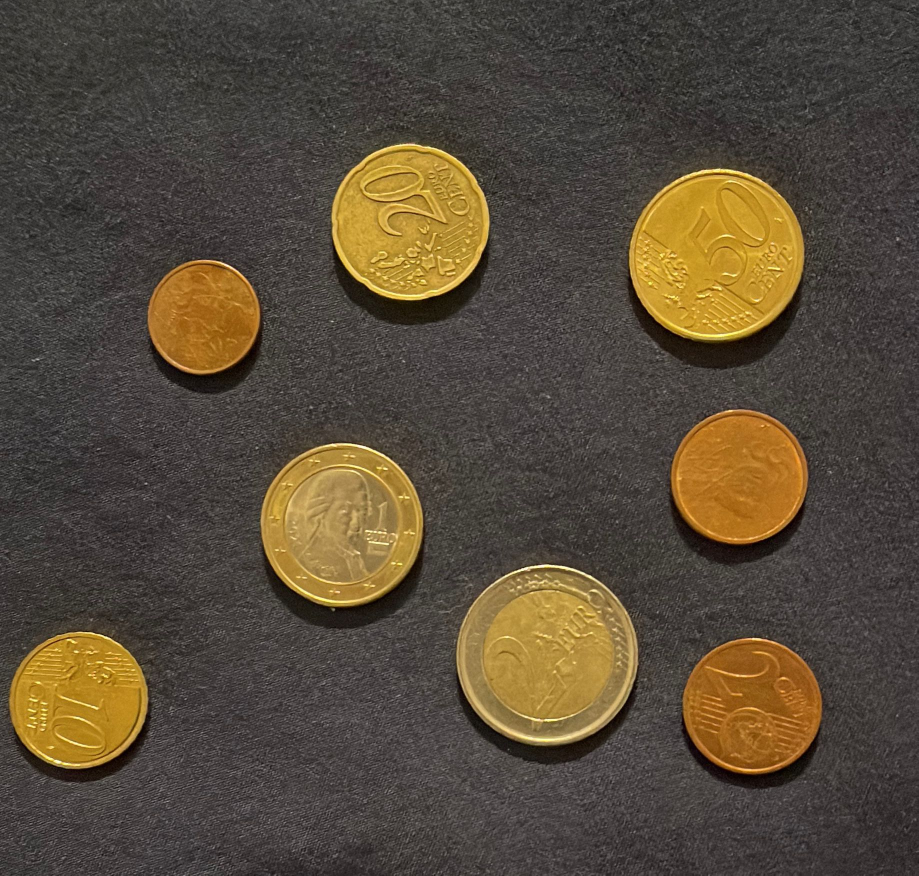
#> input picture img_pieces/15.jpeg, 1837 x 1751 px (shown at 1/2 size)
$ python -i detection_utils.py   (imports and definitions only)
#> lines starting #> are read from the running program, lines starting #| are printed output that depends on the picture; after the words box and inside, x2 and y2 are one past the last pixel; in counts of white or black regions, pixels touching at a corner belong together
#> further down, picture is the input picture: shape (1751, 1837, 3); mean B, G, R 57.7, 74.9, 86.7
### preproc.py
# finalement pre traitement qu'on garde pour la detection des pieces
import cv2

def pretraitement(img):
    """
    Prétraitement HSV V : robuste éclairage/textures.
    """
    hsv = cv2.cvtColor(img, cv2.COLOR_BGR2HSV)
#> hsv: shape (1751, 1837, 3); mean H, S, V 15.4, 58.4, 86.7
    v_channel = hsv[:,:,2]
    # normalisation locale
    clahe = cv2.createCLAHE(clipLimit=2.0, tileGridSize=(8,8))
    enhanced_v = clahe.apply(v_channel)
    # réduire bruit avec gaussian blur
    gauss_blur = cv2.GaussianBlur(enhanced_v, (11, 11), 0)

    return gauss_blur

### detection_utils.py
import numpy as np
import cv2
from preproc import *


# [21 lines left out: function detecter_pieces_hough, not called in this run]


def detecter_pieces_watershed(img):
    """
    détection par segmentation watershed
    """
    preprocessed = pretraitement(img)

    #on binarise avec Otsu
    ret, thresh = cv2.threshold(preprocessed, 0, 255, cv2.THRESH_BINARY_INV + cv2.THRESH_OTSU)
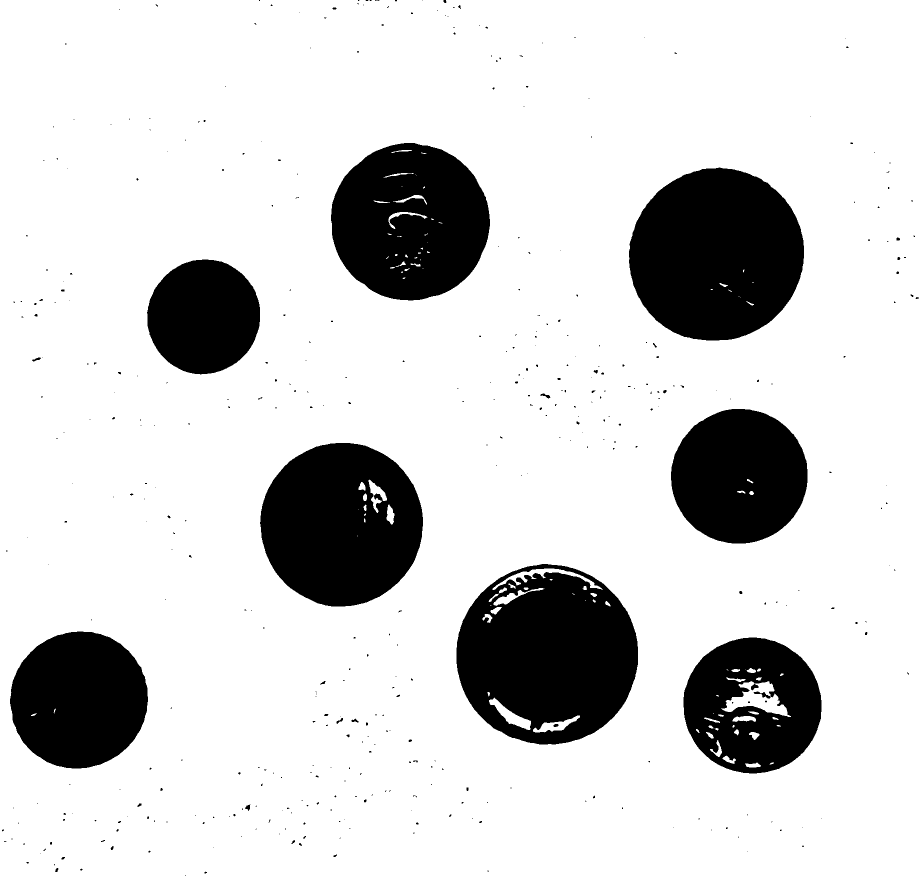
#> thresh: shape (1751, 1837) (shown at 1/2 size); 82.5% white; 424 black regions (373 under 20 px), largest, box (x1, y1, x2, y2) and area: (913, 1128, 1276, 1489) 96380, (1258, 335, 1608, 681) 94791, (520, 886, 846, 1213) 81708
#> ret = 136

    # pour retirer le bruit
    kernel = np.ones((3,3), np.uint8)
    opening = cv2.morphologyEx(thresh, cv2.MORPH_OPEN, kernel, iterations=2)
#> opening: shape (1751, 1837); 82.4% white; 418 black regions (367 under 20 px), largest, box (x1, y1, x2, y2) and area: (913, 1128, 1276, 1489) 97386, (1258, 335, 1608, 681) 94935, (520, 886, 846, 1213) 81908

    dilated = cv2.dilate(opening, kernel, iterations=3)
#> dilated: shape (1751, 1837); 83.8% white; 25 black regions (14 under 20 px), largest, box (x1, y1, x2, y2) and area: (1261, 339, 1605, 678) 90793, (916, 1148, 1273, 1486) 87670, (524, 889, 843, 1210) 76447

    #pour mieux identifier les bords des pieces, bien distinguer du fond
    dist_transform = cv2.distanceTransform(opening, cv2.DIST_L2, 5)
    ret, piece_sur = cv2.threshold(dist_transform, 0.5 * dist_transform.max(), 255, 0)
#> piece_sur: shape (1751, 1837) float32; 3.5% white; 17 white regions, largest, box (x1, y1, x2, y2) and area: (1285, 0, 1610, 262) 30654, (1704, 1441, 1837, 1751) 29759, (1694, 709, 1837, 879) 11471
#> ret = 111.7

    #on va identifier les regions inconnues (ca peut etre un bord de piece comme appartenir au fond on sait pas trop)
    piece_sur = np.uint8(piece_sur)
    inconnu = cv2.subtract(dilated, piece_sur)

    #composantes connexes
    ret, labels = cv2.connectedComponents(piece_sur)
#> labels: shape (1751, 1837) int32; 18 distinct labels, from 0 to 17
#> ret = 18
    labels = labels + 1
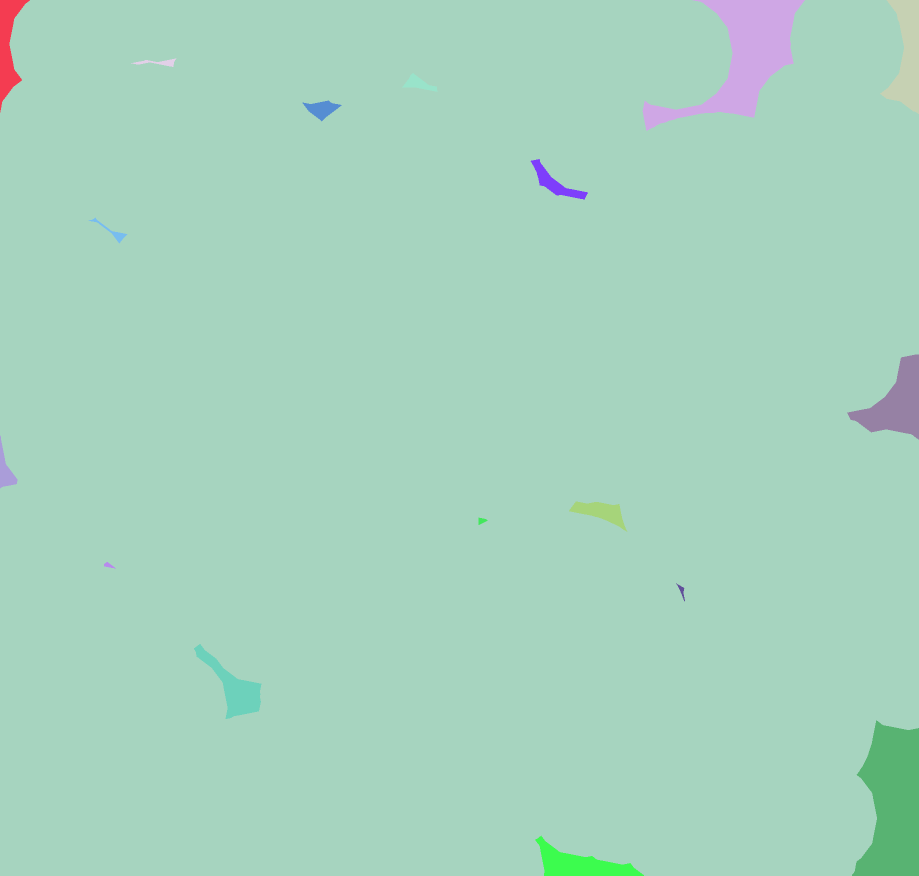
#> labels: shape (1751, 1837) int32 (shown at 1/2 size); 18 distinct labels, from 1 to 18; one colour per label, 0 black
    labels[inconnu == 255] = 0
#> labels: shape (1751, 1837) int32; 19 distinct labels, from 0 to 18

    # watershed (attetion avec img couleur)
    labels = cv2.watershed(img, labels)
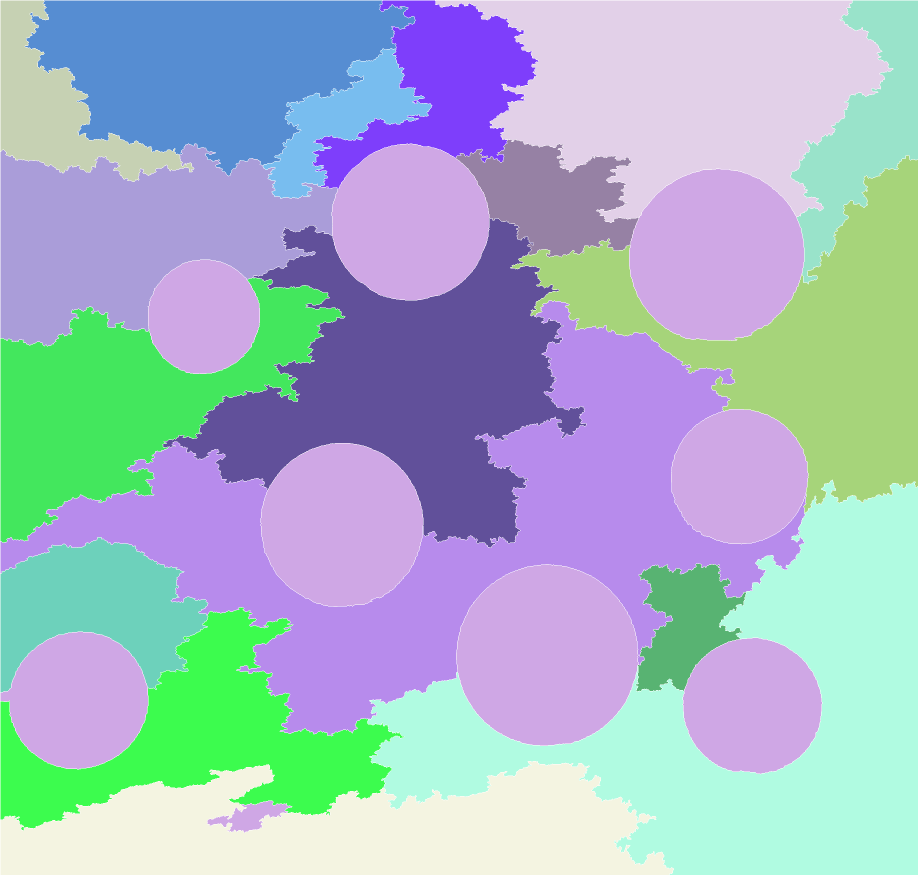
#> labels: shape (1751, 1837) int32 (shown at 1/2 size); 19 distinct labels, from -1 to 18; one colour per label, 0 black, -1 white

    #recuperer les cercles
    circles = []
    labels_unique = np.unique(labels)
#> labels_unique = 19 values from -1 to 18

    for label in labels_unique:
        if label <= 1: continue # 0=frontière, 1=fond
        mask = np.zeros(preprocessed.shape, dtype=np.uint8)
        mask[labels == label] = 255
        cnts, _ = cv2.findContours(mask, cv2.RETR_EXTERNAL, cv2.CHAIN_APPROX_SIMPLE)

        if len(cnts) > 0:
            c = max(cnts, key=cv2.contourArea)
            ((x, y), radius) = cv2.minEnclosingCircle(c)
            area = cv2.contourArea(c)
            if 20 < radius < 110 and area > 600:
                perimeter = cv2.arcLength(c, True)
                if perimeter > 0:
                    circularity = 4 * np.pi * area / (perimeter * perimeter)
                    if circularity > 0.75:
                        circles.append((int(x), int(y), int(radius)))
#> this loop made 19 passes
#> (x, y, radius, area) on passes 3 to 10: (192.5, 171.5, 256.4, 49328), (1326.1, 82.34, 462.3, 234162), (1721, 282.5, 303.7, 60808.5), (440, 66, 390.9, 169354.5), (844.5, 217, 255.6, 72540.5), (676.5, 250.4, 190.6, 34589), (1086.5, 401, 194.5, 49037.5), (321.2, 489.5, 370, 159728.5)
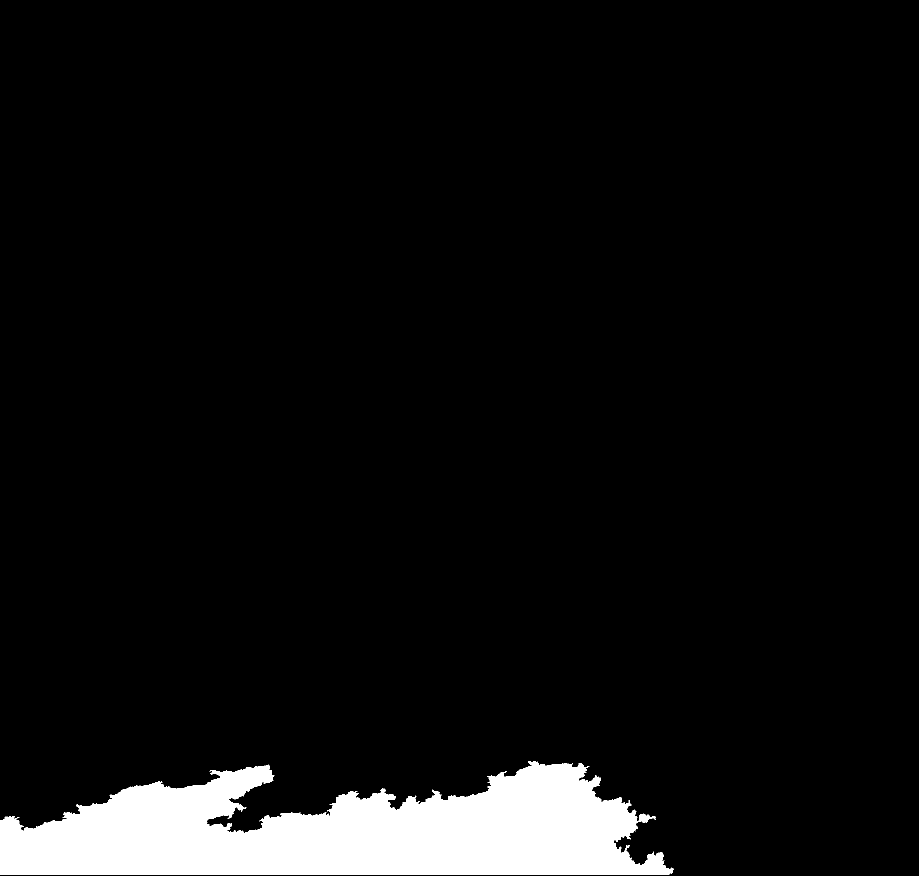
#> mask: shape (1751, 1837) (shown at 1/2 size); 6.3% white; 1 white region, box (x1, y1, x2, y2) and area: (1, 1523, 1347, 1750) 202073
#> after the loop, circles = []

    return np.array(circles) if len(circles) > 0 else None


# [36 lines left out: function fusionner_cercles, not called in this run]

>>> import cv2
>>> picture = cv2.imread('img_pieces/15.jpeg')
>>> result = detecter_pieces_watershed(picture)

$ run again, on img_pieces/16.jpeg
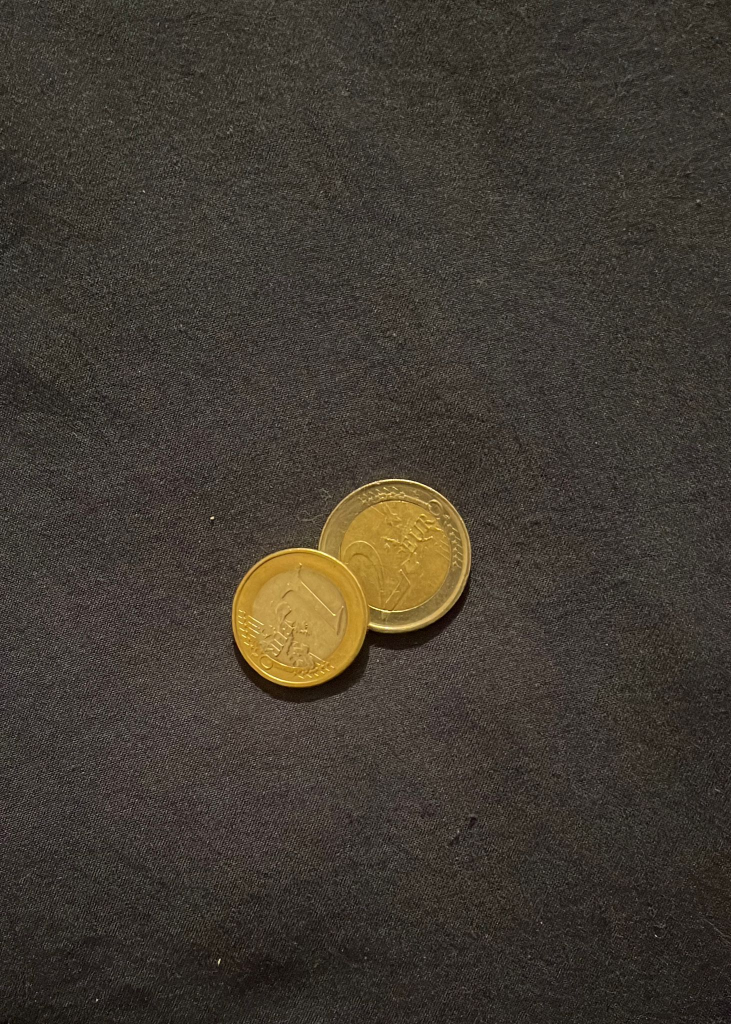
#> input picture img_pieces/16.jpeg, 1462 x 2048 px (shown at 1/2 size)
#> picture is the input picture: shape (2048, 1462, 3); mean B, G, R 49.5, 58.5, 65.3
#> hsv: shape (2048, 1462, 3); mean H, S, V 16, 58.9, 65.3
#> in detecter_pieces_watershed, `ret, thresh = cv2.threshold(preprocessed, 0, 255, cv2.THRESH_BINARY_IN..`:
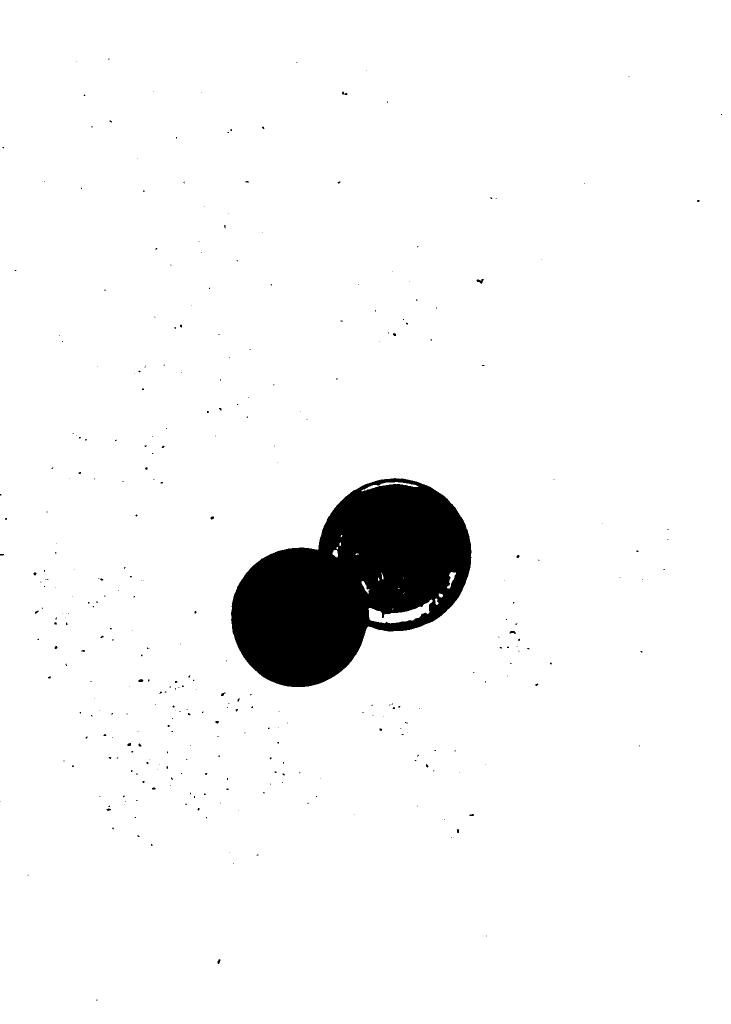
#> thresh: shape (2048, 1462) (shown at 1/2 size); 95.8% white; 330 black regions (302 under 20 px), largest, box (x1, y1, x2, y2) and area: (462, 956, 943, 1374) 121740, (953, 558, 968, 568) 75, (1019, 1262, 1032, 1268) 50
#> in detecter_pieces_watershed, `ret, thresh = cv2.threshold(preprocessed, 0, 255, cv2.THRESH_BINARY_IN..`: ret = 142
#> opening: shape (2048, 1462); 95.8% white; 325 black regions (296 under 20 px), largest, box (x1, y1, x2, y2) and area: (462, 956, 943, 1374) 122494, (953, 558, 968, 568) 78, (1019, 1262, 1032, 1268) 50
#> dilated: shape (2048, 1462); 96.2% white; 1 black region, box (x1, y1, x2, y2) and area: (465, 960, 940, 1371) 115002
#> in detecter_pieces_watershed, `ret, piece_sur = cv2.threshold(dist_transform, 0.5 * dist_transform.ma..`: ret = 261.2
#> inconnu: shape (2048, 1462); 92.3% white; 5 black regions, box (x1, y1, x2, y2) and area: (465, 960, 940, 1371) 115002, (1169, 1683, 1462, 2048) 77113, (1238, 649, 1462, 825) 27328, (675, 1890, 778, 2048) 7156, (955, 0, 1045, 81) 3331
#> in detecter_pieces_watershed, `ret, labels = cv2.connectedComponents(piece_sur)`: ret = 5
#> labels_unique = [-1, 1, 2, 3, 4, 5]
#> the loop in detecter_pieces_watershed, `for label in labels_unique:` made 6 passes
#> (x, y, radius, area) on passes 3 to 6: (730.5, 693.5, 1005.8, 1079665.5), (787.9, 889.1, 788.6, 485390), (1151.5, 1467, 656.1, 618014.5), (459.8, 1711.8, 567.6, 555025.5)
#> after the loop in detecter_pieces_watershed, `for label in labels_unique:`:
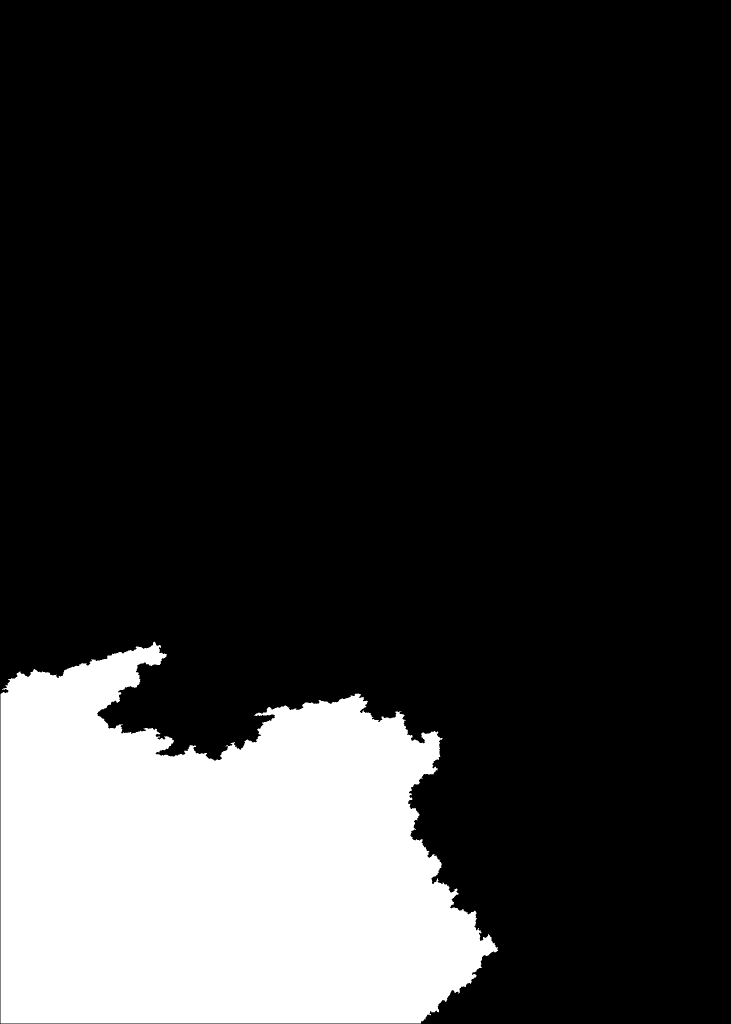
#> mask: shape (2048, 1462) (shown at 1/2 size); 18.6% white; 1 white region, box (x1, y1, x2, y2) and area: (1, 1283, 996, 2047) 557319
#> after the loop in detecter_pieces_watershed, `for label in labels_unique:`: circles = []
